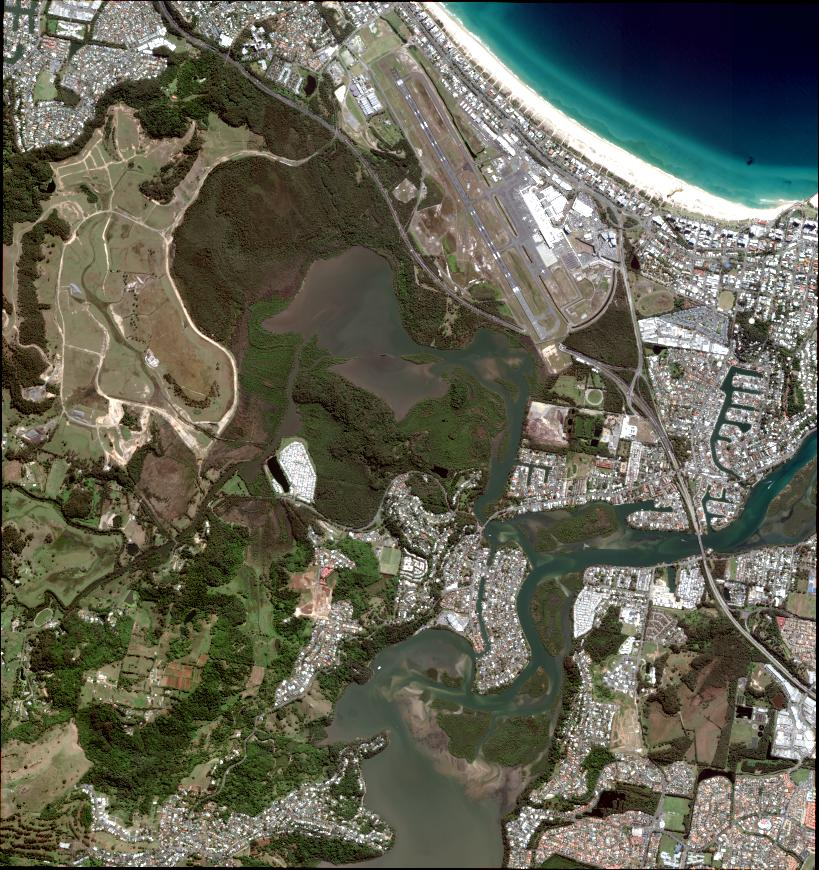
#> input picture 10.jpg, 819 x 870 px, found by its file name
$ python contrass.py
#> lines starting #> are read from the running program, lines starting #| are printed output that depends on the picture
#> further down, image is the input picture: shape (870, 819, 3); mean B, G, R 84.2, 99.1, 99
import cv2
import numpy as np
from normalizer import generate_geojson_from_dict

def increase_contrast_with_covariance(image, factor=1.5):
    """
    Increase the contrast of an image using covariance for color images.

    :param image: Input image (RGB).
    :param factor: Contrast scaling factor (greater than 1 for enhancement).
    :return: Contrast-enhanced image.
    """
#> called with factor = 3
    # Check if the image is RGB
    if len(image.shape) == 3:
        # Split the image into RGB channels
        b, g, r = cv2.split(image)
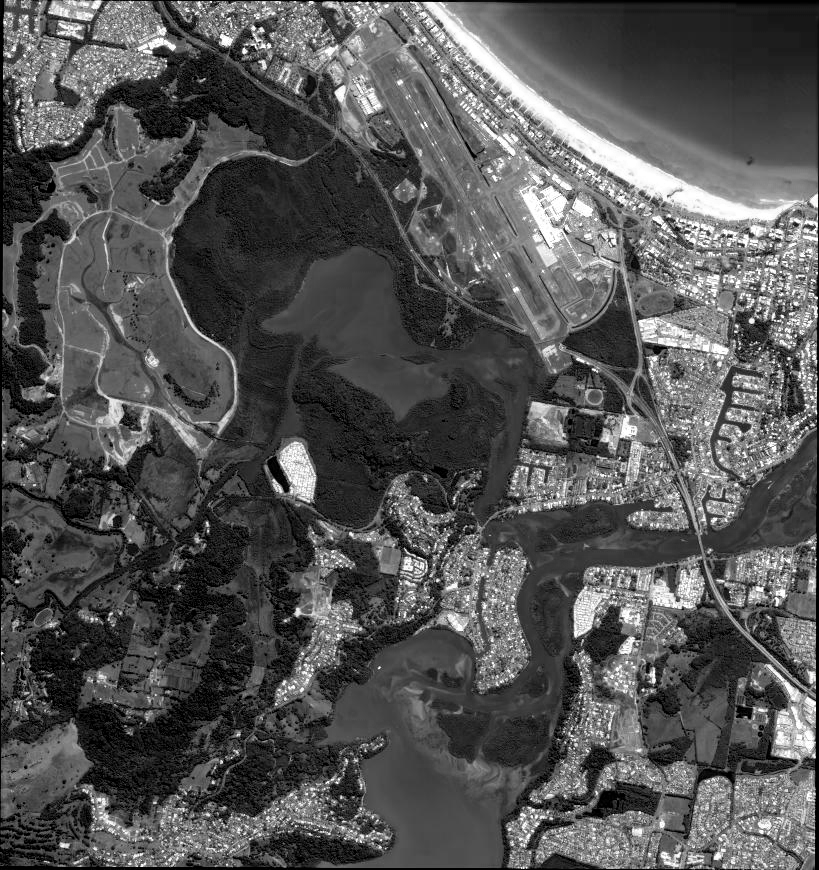
#> b: shape (870, 819); min 0, max 255, mean 84.2
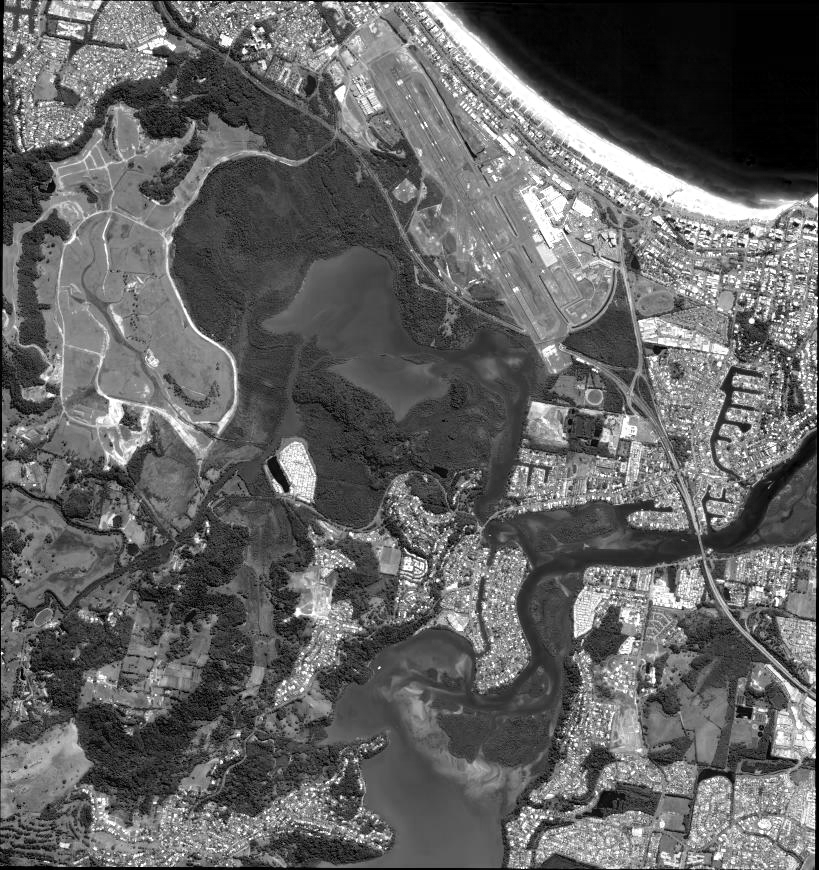
#> r: shape (870, 819); min 0, max 255, mean 99
        # Stack channels to create a 2D array of pixel vectors
        pixel_matrix = np.stack((b.flatten(), g.flatten(), r.flatten()), axis=1)

        # Compute the covariance matrix of the pixel values
        covariance_matrix = np.cov(pixel_matrix, rowvar=False)
#> covariance_matrix = [[3078.9, 2865.4, 2862.7], [2865.4, 2882.4, 2924.5], [2862.7, 2924.5, 3268.2]]

        # Calculate variance (diagonal elements of the covariance matrix)
        variances = np.diag(covariance_matrix)
#> variances = [3078.9, 2882.4, 3268.2]
        std_devs = np.sqrt(variances)
#> std_devs = [55.49, 53.69, 57.17]

        # Scale each channel based on its standard deviation
        b = ((b - b.mean()) / std_devs[0]) * factor * std_devs[0] + b.mean()
        g = ((g - g.mean()) / std_devs[1]) * factor * std_devs[1] + g.mean()
        r = ((r - r.mean()) / std_devs[2]) * factor * std_devs[2] + r.mean()

        # Clip values to the valid range [0, 255]
        b = np.clip(b, 0, 255).astype(np.uint8)
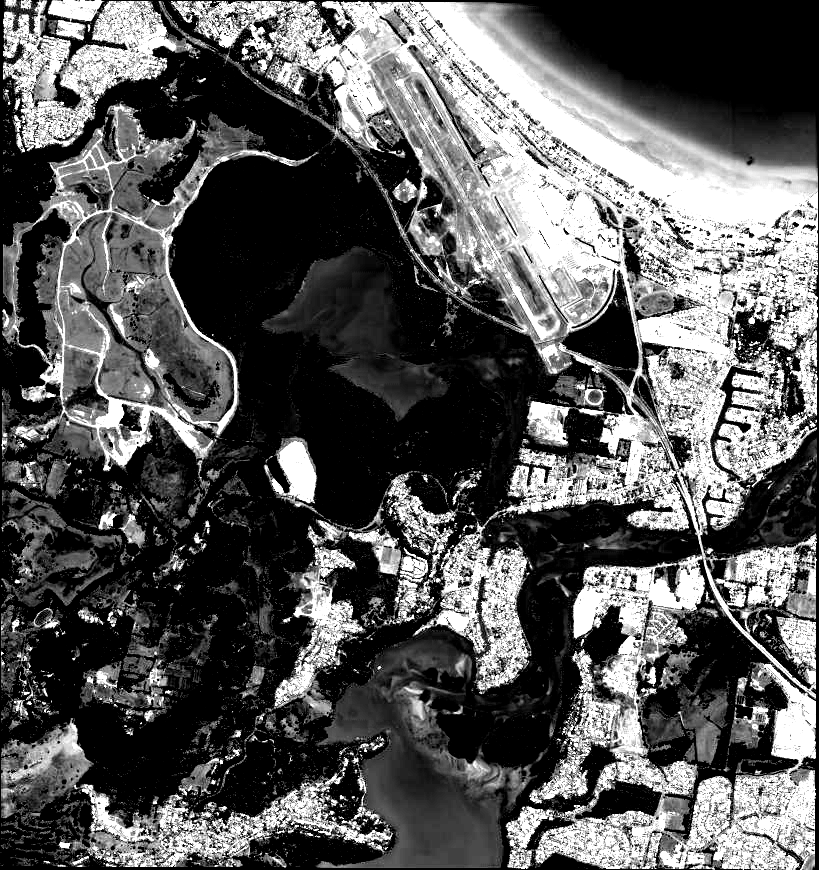
#> b: shape (870, 819); min 0, max 255, mean 89.5
        g = np.clip(g, 0, 255).astype(np.uint8)
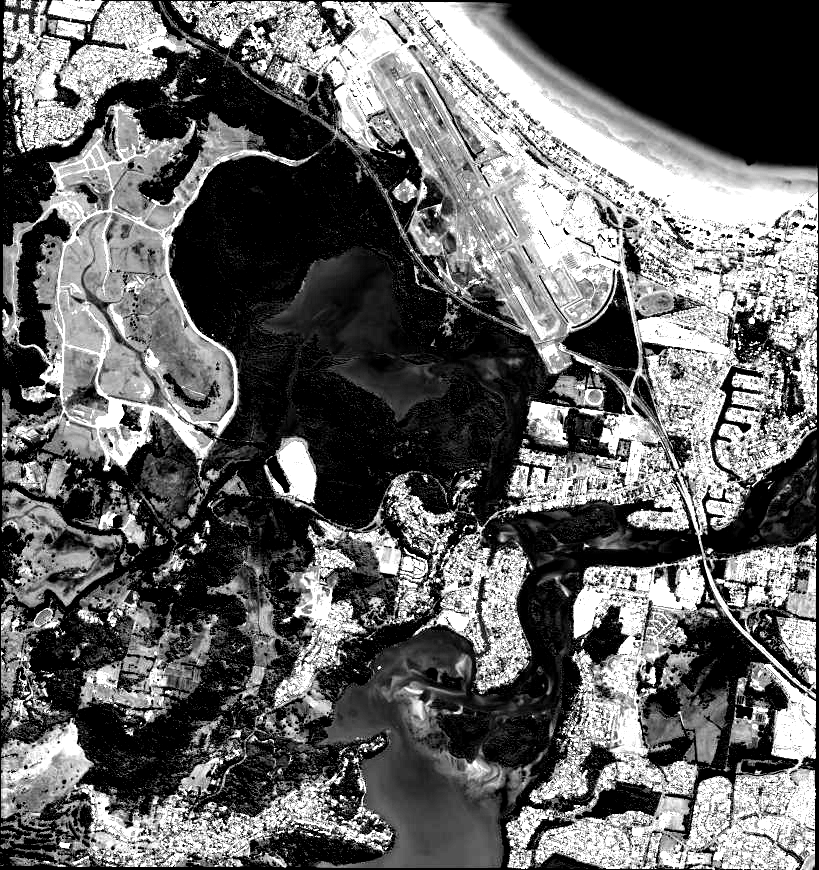
#> g: shape (870, 819); min 0, max 255, mean 100.6
        r = np.clip(r, 0, 255).astype(np.uint8)
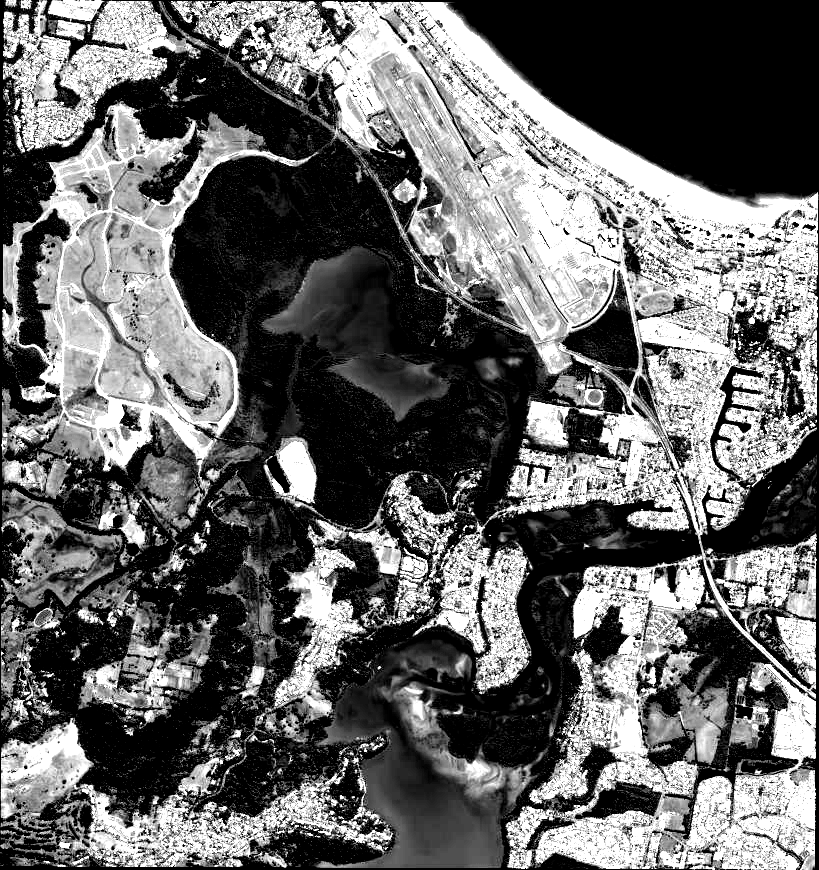
#> r: shape (870, 819); min 0, max 255, mean 102.8

        # Merge channels back into an image
        enhanced_image = cv2.merge((b, g, r))
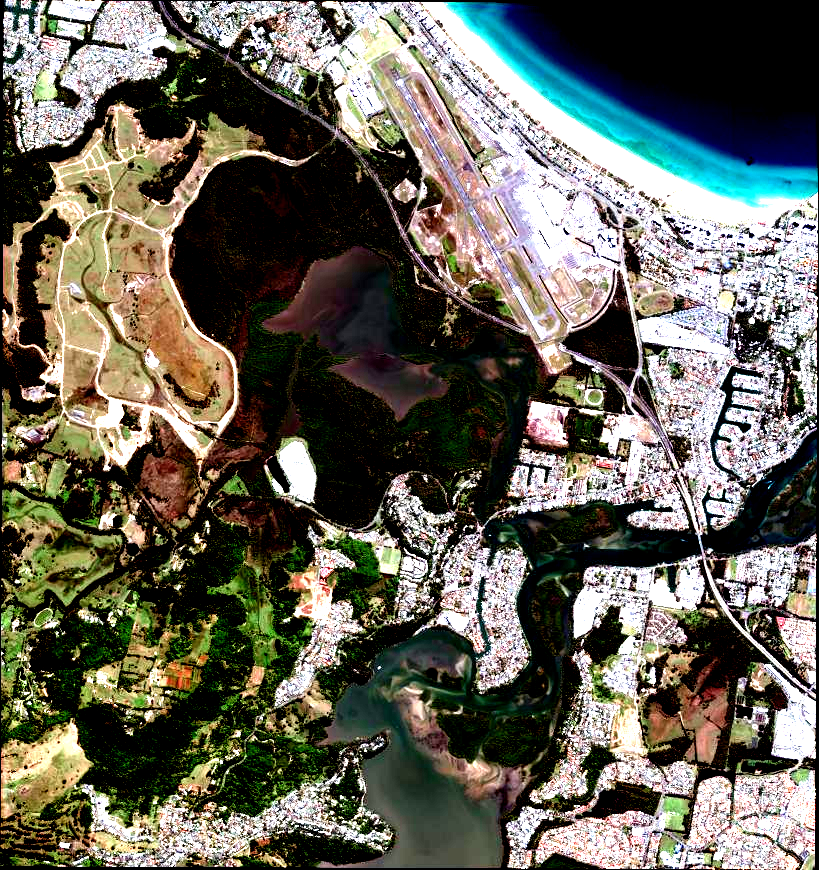
#> enhanced_image: shape (870, 819, 3); mean B, G, R 89.5, 100.6, 102.8
    else:
        # For grayscale, use the original mean and variance approach
        mean, std_dev = cv2.meanStdDev(image)
        mean = mean[0][0]
        std_dev = std_dev[0][0]
        enhanced_image = factor * (image - mean) / std_dev + mean
        enhanced_image = np.clip(enhanced_image, 0, 255).astype(np.uint8)

    return enhanced_image

# Load an image
image_path = r"C:\Users\prash\OneDrive\Desktop\data07\10.jpg"
image = cv2.imread(image_path)

# Check if the image is loaded
if image is None:
    print(f"Error: Unable to load the image from {image_path}")
else:
    # Increase contrast using covariance
    contrast_enhanced = increase_contrast_with_covariance(image, factor=3.0)

    # Save the contrast-enhanced image
    output_path = r"C:\Users\prash\OneDrive\Desktop\data07\contrast_enhanced.jpg"
    cv2.imwrite(output_path, contrast_enhanced)

    # Display the results
    cv2.imshow("Original Image", image)
    cv2.imshow("Contrast Enhanced Image", contrast_enhanced)
    cv2.waitKey(0)
    cv2.destroyAllWindows()

    print(f"Enhanced image saved to: {output_path}")

$ run again, with 6.png saved as 10.jpg
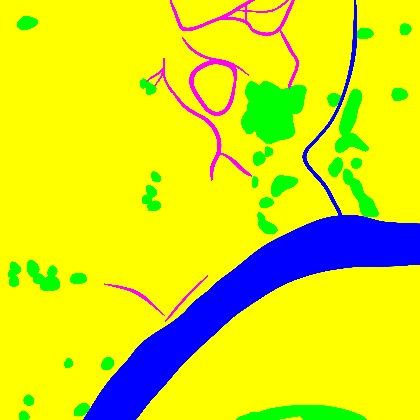
#> input picture 6.png, 420 x 420 px, found by its file name
#> image is the input picture: shape (420, 420, 3); mean B, G, R 29.9, 225.1, 214.3
#> in increase_contrast_with_covariance, `b, g, r = cv2.split(image)`:
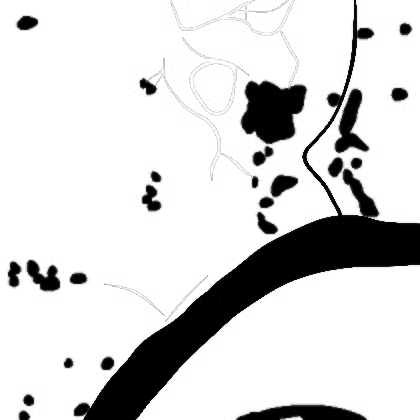
#> r: shape (420, 420); min 0, max 255, mean 214.3
#> covariance_matrix = [[5828.2, -5864.3, -5000.1], [-5864.3, 6295.2, 5330.4], [-5000.1, 5330.4, 8187.6]]
#> variances = [5828.2, 6295.2, 8187.6]
#> std_devs = [76.34, 79.34, 90.49]
#> in increase_contrast_with_covariance, `enhanced_image = cv2.merge((b, g, r))`:
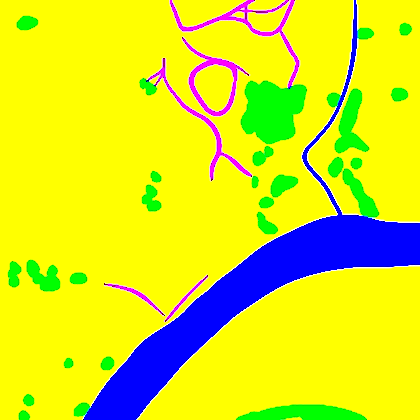
#> enhanced_image: shape (420, 420, 3); mean B, G, R 33.9, 224.5, 213.4

$ run again, with Paper.webp saved as 10.jpg
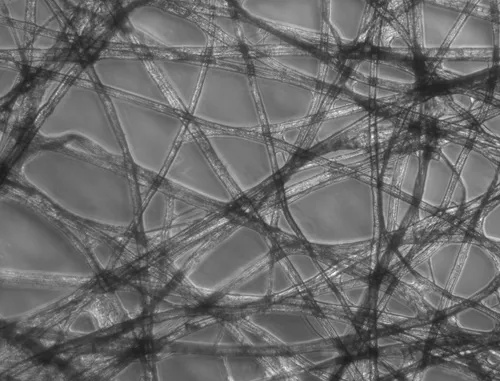
#> input picture Paper.webp, 500 x 381 px, found by its file name
#> image is the input picture: shape (381, 500, 3); min 27, max 253, mean 107
#> covariance_matrix = [[803.4, 803.4, 803.4], [803.4, 803.4, 803.4], [803.4, 803.4, 803.4]]
#> variances = [803.4, 803.4, 803.4]
#> std_devs = [28.34, 28.34, 28.34]
#> in increase_contrast_with_covariance, `b = ((b - b.mean()) / std_devs[0]) * factor * std_devs[0] + b.mean()`:
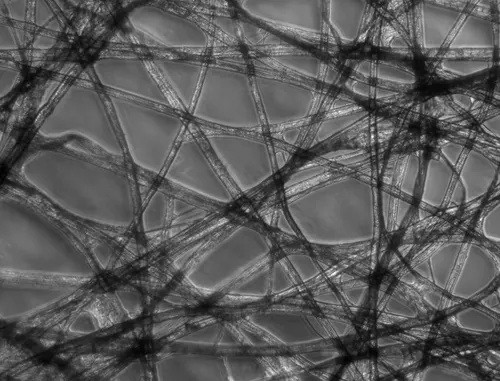
#> b: shape (381, 500) float64; min -133, max 545, mean 107; drawn with min black and max white
#> in increase_contrast_with_covariance, `b = np.clip(b, 0, 255).astype(np.uint8)`:
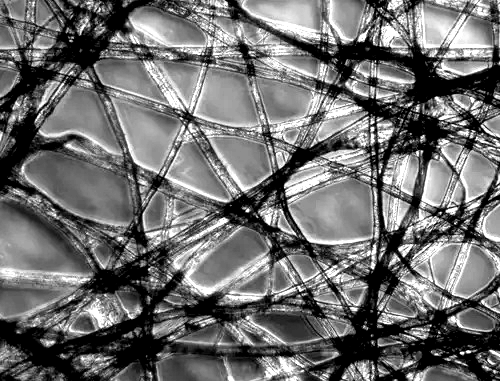
#> b: shape (381, 500); min 0, max 255, mean 110.2

$ run again, with agriculture.png saved as 10.jpg
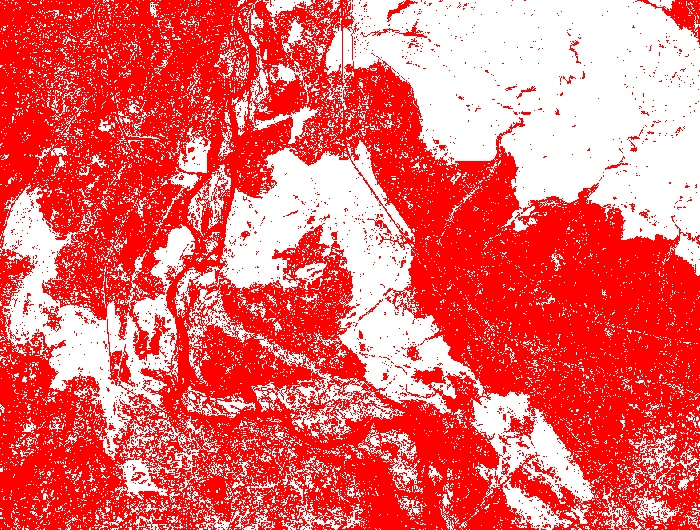
#> input picture agriculture.png, 700 x 530 px, found by its file name
#> image is the input picture: shape (530, 700, 3); mean B, G, R 107, 107.3, 239.6
#> in increase_contrast_with_covariance, `b, g, r = cv2.split(image)`:
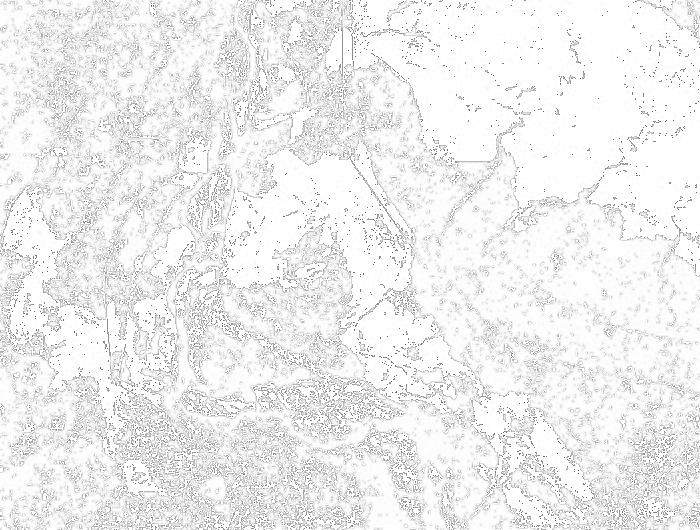
#> r: shape (530, 700); min 93, max 255, mean 239.6
#> covariance_matrix = [[13039.3, 13031.9, 1221.7], [13031.9, 13032, 1221.5], [1221.7, 1221.5, 692.1]]
#> variances = [13039.3, 13032, 692.1]
#> std_devs = [114.2, 114.2, 26.31]
#> in increase_contrast_with_covariance, `enhanced_image = cv2.merge((b, g, r))`:
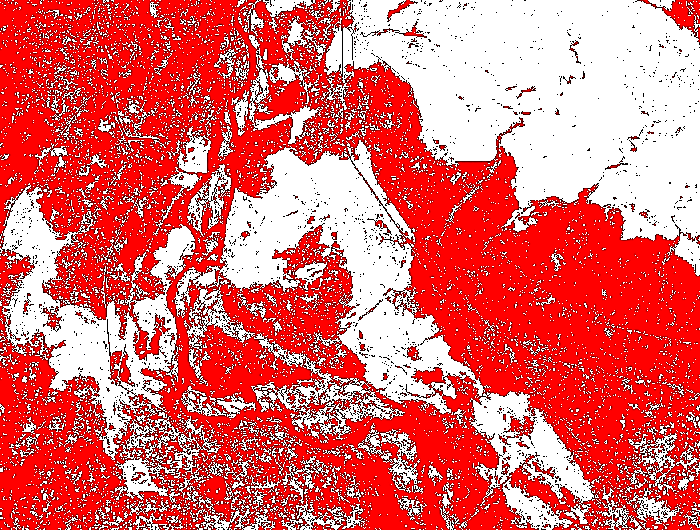
#> enhanced_image: shape (530, 700, 3); mean B, G, R 107.1, 107.1, 223.2
